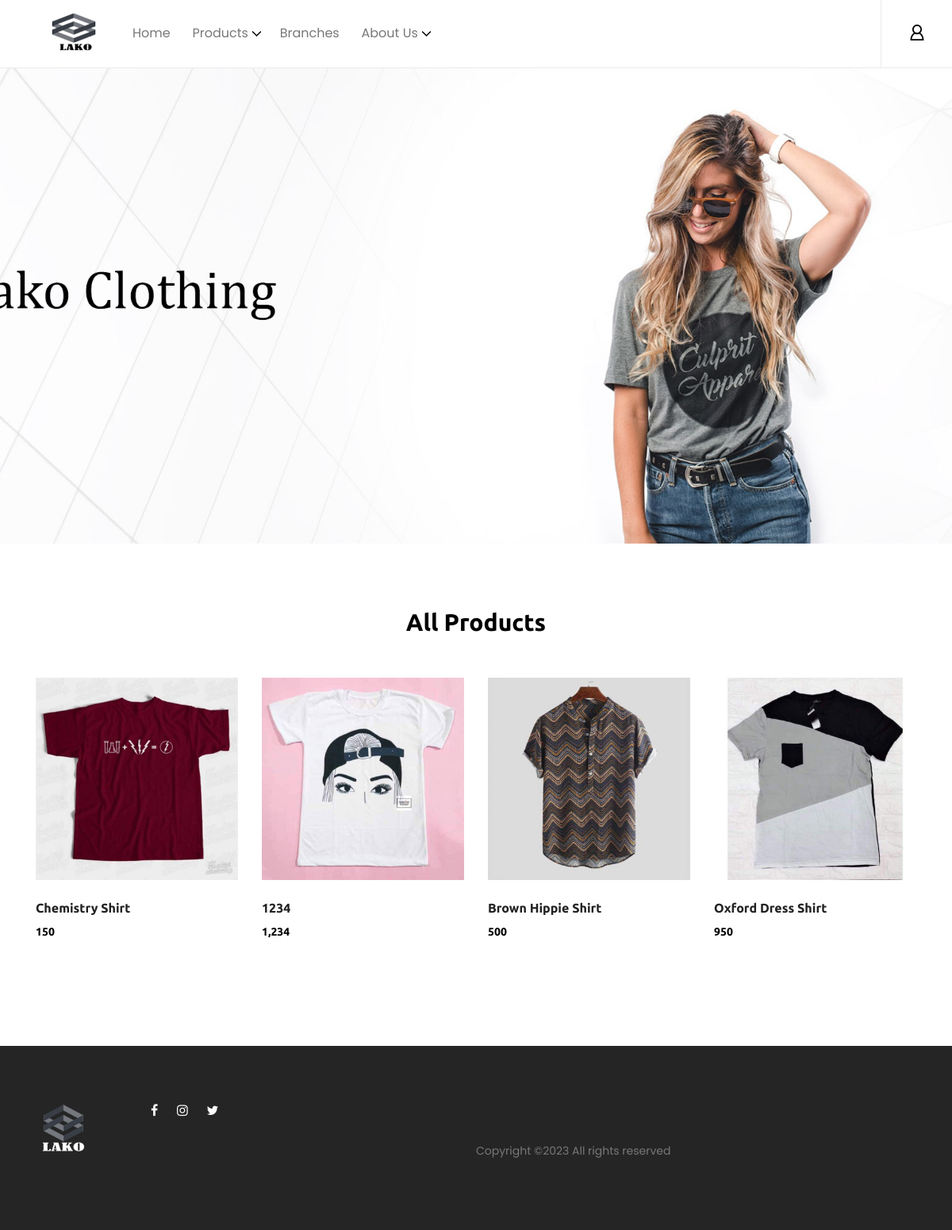
The page / on the database its author committed.
### tables this page shows
CREATE TABLE `tbl_product` (
  `id` int(11) NOT NULL,
  `category` varchar(10) NOT NULL,
  `name` varchar(255) NOT NULL,
  `image` varchar(255) DEFAULT NULL,
  `price` double(10,2) NOT NULL
);

### index.php (the view, shortened to what this page needs)
<?php
	include_once 'header.php';
	include_once 'includes/dbh.inc.php';
?>
    <section class="welcome_area bg-img background-overlay" style="background-image: url(img/bg-img/bg-1.png);">
        <div class="container h-100">
            <div class="row h-100 align-items-center">
                <div class="col-12">
                </div>
            </div>
        </div>
    </section>
    <section class="new_arrivals_area section-padding-80 clearfix">
        <div class="container">
            <div class="row">
                <div class="col-12">
                    <div class="section-heading text-center">
                        <h2>All Products</h2>
                    </div>
                </div>
            </div>
        </div>
        <div class="container">
            <div class="row">
                <div class="col-12">
                    <div class="popular-products-slides owl-carousel">
						<?php
						$query = "SELECT * FROM tbl_product";
						$result = mysqli_query($conn, $query);
						if(mysqli_num_rows($result) > 0)
						{
							while($row = mysqli_fetch_array($result))
							{
						?>
                        <div class="single-product-wrapper">
                            <div class="product-img">
                                <img src="img/product-img/<?php echo $row["image"]; ?>" alt="">
                            </div>
                            <div class="product-description">
                                    <h6><?php echo $row["name"]; ?></h6>
                                <p class="product-price"><?php echo number_format($row["price"]); ?></p>
                            </div>
                        </div>
					<?php
							}
						}
					?>
                    </div>
                </div>
            </div>
        </div>
    </section>
<?php
	include_once 'footer.php';
?>

### header.php (shortened to what this page needs)
<!DOCTYPE html>
<html lang="en">
<head>
    <link rel="stylesheet" href="css/core-style.css">
    <link rel="stylesheet" href="style.css">
</head>
<body>
    <header class="header_area">
        <div class="classy-nav-container breakpoint-off d-flex align-items-center justify-content-between">
            <nav class="classy-navbar" id="essenceNav">
                <a class="nav-brand" href="index.php"><img src="img/core-img/logo.png" alt=""></a>
                <div class="classy-menu">
					<?php
						include_once 'navigation.php';
					?>
                </div>
            </nav>
            <div class="header-meta d-flex clearfix justify-content-end">
				<?php if(isset($_SESSION['u_id'])){ ?>
				<div class="classynav">
					<ul>
						<li><a href="account.php">Welcome, <strong><i><?php echo $_SESSION['u_first'].' '.$_SESSION['u_last'];?></i></strong>&nbsp;</a></li>
					<ul>
				</div>
				<div class="user-login-info">
                    <a href="includes/logout.inc.php"><img src="img/core-img/logout.svg"></a>
				</div>
				<?php } else {?>
                <div class="user-login-info">
					<a href="login.php"><img src="img/core-img/user.svg" alt=""></a>
                </div>
				<?php }?>
            </div>
        </div>
    </header>

### navigation.php (shortened to what this page needs)
              <div class="classynav">
                  <ul>
<li><a href="index.php">Home</a>
                      </li>
                      <li><a href="#">Products</a>
                      </li>
                      <li><a href="branches.php">Branches</a></li>
	<li><a href="#">About Us</a>
                      </li>
                  </ul>
              </div>

### footer.php (shortened to what this page needs)
    <footer class="footer_area clearfix">
        <div class="container">
            <div class="row">
                <div class="col-12 col-md-6">
                    <div class="single_widget_area d-flex mb-30">
                        <div class="footer-logo mr-50">
                            <a href="#"><img src="img/core-img/logo1.png" alt=""></a>
                        </div>
                        <div class="col-10 col-md-6">
                    <div class="single_widget_area">
                        <div class="footer_social_area">
                            <a href="https://www.facebook.com/lako.shirt" data-toggle="tooltip" data-placement="top" title="Facebook"><i class="fa fa-facebook" aria-hidden="true"></i></a>
                            <a href="https://www.instagram.com/lako_official/" data-toggle="tooltip" data-placement="top" title="Instagram"><i class="fa fa-instagram" aria-hidden="true"></i></a>
                            <a href="https://twitter.com/Lako34992646 " data-toggle="tooltip" data-placement="top" title="Twitter"><i class="fa fa-twitter" aria-hidden="true"></i></a>
                        </div>
                    </div>
                </div>
                    </div>
                </div>
            <div class="row align-items-end">
                <div class="col-11 col-md-5">
                </div>
            </div>
<div class="row mt-5">
                <div class="col-md-12 text-center">
                    <p>
    Copyright &copy;<script>document.write(new Date().getFullYear());</script> All rights reserved </a>
                    </p>
                </div>
            </div>
        </div>
    </footer>

### css/core-style.css (style rules this page uses)
* { margin: 0; padding: 0; }
body { font-family: "Poppins", sans-serif; font-size: 14px; background-color: #ffffff; margin-top: 85px; }
h1, h2, h3, h4, h5, h6 { color: #000000; line-height: 1.3; font-weight: 700; font-family: "Ubuntu", sans-serif; }
p { color: #787878; font-size: 14px; line-height: 2; font-weight: 400; }
a { -webkit-transition: all 500ms ease 0s; transition: all 500ms ease 0s; text-decoration: none; outline: 0 solid transparent; color: #000000; font-weight: 600; font-size: 12px; }
ul, ol { margin: 0; }
ul li, ol li { list-style: none; }
img { height: auto; max-width: 100%; }
.mb-30 { margin-bottom: 30px !important; }
.mr-50 { margin-right: 50px !important; }
.section-padding-80 { padding-top: 80px; padding-bottom: 80px; }
.section-heading { margin-bottom: 50px; position: relative; z-index: 1; }
.section-heading h2 { font-size: 30px; margin-bottom: 0; text-transform: capitalize; font-weight: 600; }
.bg-img { background-position: center center; background-size: cover; background-repeat: no-repeat; }
.header_area { position: fixed; z-index: 900; top: 0; left: 0; width: 100%; border-bottom: 1px solid #ebebeb; -webkit-transition-duration: 500ms; transition-duration: 500ms; }
.header_area .classy-navbar, .header_area .header-meta { -webkit-box-flex: 0; -ms-flex: 0 0 50%; flex: 0 0 50%; min-width: 50%; width: 50%; }
.header_area .classy-navbar { height: 85px; padding: 5px 0 5px 5%; }
.header_area .header-meta { height: 85px; position: relative; z-index: 1; }
.header_area .classynav ul li a { font-size: 16px; color: #787878; }
.header_area .favourite-area a, .header_area .user-login-info a, .header_area .cart-area a { position: relative; z-index: 1; -webkit-box-flex: 0; -ms-flex: 0 0 90px; flex: 0 0 90px; width: 90px; display: block; text-align: center; border-left: 1px solid #ebebeb; height: 100%; line-height: 80px; }
.header_area .favourite-area a img, .header_area .user-login-info a img, .header_area .cart-area a img { max-width: 20px; }
.welcome_area { position: relative; z-index: 1; width: 100%; height: 600px; }
.single-product-wrapper { position: relative; z-index: 1; margin-bottom: 50px; overflow: hidden; background-color: #ffffff; }
.single-product-wrapper .product-img { position: relative; z-index: 1; overflow: hidden; }
.single-product-wrapper .product-img img { width: 100%; -webkit-transition-duration: 500ms; transition-duration: 500ms; }
.single-product-wrapper .product-description { position: relative; z-index: 1; padding-top: 25px; }
.single-product-wrapper .product-description h6 { color: #222222; margin-bottom: 5px; }
.single-product-wrapper .product-description p { margin-bottom: 0; font-size: 14px; font-family: "Ubuntu", sans-serif; font-weight: 700; color: #000000; }
.footer_area { position: relative; z-index: 1; background-color: #252525; padding: 70px 0 60px; }
.footer_area .single_widget_area .footer_social_area a { color: #ffffff; display: inline-block; padding: 0 10px; font-size: 16px; }

### rows shown on the page
tbl_product: image (picture), name "Chemistry Shirt", price "150"
tbl_product: image (picture), name "1234", price "1,234"
tbl_product: image (picture), name "Brown Hippie Shirt", price "500"
tbl_product: image (picture), name "Oxford Dress Shirt", price "950"
